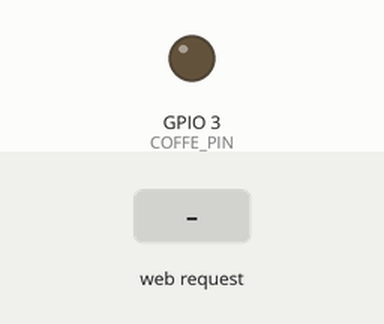
A sketch run on a simulated ESP8266 (NodeMCU). Shown: output pins drawn as LEDs (lit = HIGH). The inputs (shaded band) are chosen by the test bench. WiFi joins after 1.5 s; servers stay silent unless stated; uploads are accepted with an empty reply; what the sketch prints to the serial monitor is not drawn.

Above: at 5.4 s.
5.5 s: HTTP request GET /kaffe received
At 6.2 s:
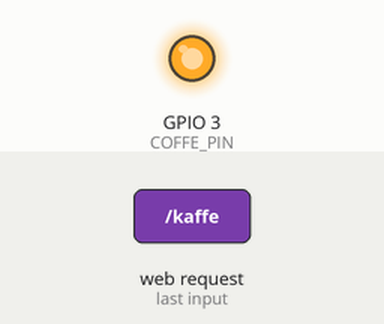
Timing chart, 0 to 8.5 s (numbered marks = the images above; inputs shaded):
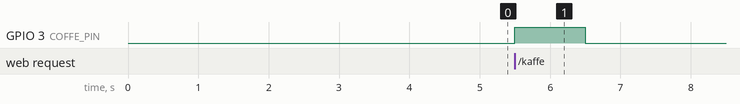

Measured:
- after the input at 5.5 s, GPIO 3 (COFFE_PIN): LOW → HIGH at once, → LOW 1.0 s later

The sketch:

SenseoServer.ino
```cpp
/*
 * Senseo Kaffe Server
 * @author reinckm
 */

#define PGMSTR(x) (__FlashStringHelper*)(x)

#include <ESP8266WiFi.h>
#include <WiFiClient.h>
#include <WiFiClientSecure.h>
#include <ESP8266WebServer.h>
#include "KaffeHtml.h"
#include "Credentials.h"

const char* host = "api.parse.com";
const char* fingerprint = "72 35 84 77 8B CE 18 57 79 D7 F2 69 CC B6 73 BF AA 31 D2 69";
const int httpsPort = 80;

// Arduino Interface
const int COFFE_PIN = 3; // High auf diesem Pin startet das Kaffeprogramm im Arduino

ESP8266WebServer server(80);

void handleRoot() {
  server.send_P(200, mime_html, index_html);
}

// COFFE_PIN für eine Sekunde auf High ziehen, so das der Arduino die Maschine steuern kann
void handleKaffe() {
  digitalWrite(COFFE_PIN, HIGH);
  delay(1000);
  digitalWrite(COFFE_PIN, LOW);
  server.send_P(200, mime_html, kaffee_html);
}

void setup() {
  pinMode(COFFE_PIN, OUTPUT);
  digitalWrite(COFFE_PIN, LOW);
  delay(1000);
  WiFi.mode(WIFI_STA);
  WiFi.begin(ssid, password);
  while ( WiFi.status() != WL_CONNECTED) {
    delay(1000);
  }

  updateIP();
  pinMode(COFFE_PIN, OUTPUT);
  digitalWrite(COFFE_PIN, LOW);

  server.on("/", handleRoot);
  server.on("/kaffe", handleKaffe);
  server.onNotFound(handleRoot);
  server.begin();
}

void updateIP() {
  Serial.begin(9600);
  Serial.println(WiFi.localIP());
  WiFiClientSecure client;
  if (!client.connect(host, httpsPort)) {
    Serial.println("connection failed");
    return;
  }

  /**
   * Verify existiert in meiner Version nicht.
   * TODO: Prüfen und Einkommentieren
  if (client.verify(fingerprint, host)) {
    Serial.println("certificate matches");
  } else {
    Serial.println("certificate doesn't match");
  }
  */

  String url = "/1/classes/Device";
  Serial.print("requesting URL: ");
  Serial.println(url);

  client.print(String("POST ") + url + " HTTP/1.1\r\n" +
               "Host: " + host + "\r\n" +
               "User-Agent: SenseoESP8266\r\n" +
               "X-Parse-Application-Id: " + parseAppId + "\r\n" +
               "X-Parse-REST-API-Key: " + parseApiKey + "\r\n" +
               "Content-Type: application/json\r\n"
               "Connection: close\r\n\r\n");
  client.print("{\"name\":\"Senseo\",\"ip\":\"\",\"primaryAction\":\"kaffe\"}");
  client.flush();

  Serial.println("request sent");
  while (client.connected()) {
    String line = client.readStringUntil('\n');
    if (line == "\r") {
      Serial.println("headers received");
      break;
    }
  }

  String line = client.readStringUntil('\n');
  Serial.println(line);
  client.stop();
  Serial.end();
}


void loop() {
  server.handleClient();
  digitalWrite(COFFE_PIN, LOW);
}
```

Credentials.h
```cpp
// WLAN credentials
const char *ssid = "mysecretplan";
const char *password = "n1xb3zQy";

// parse.com credentials
const String parseAppId = "RksZQiXkgmk3uDMep7m8bpAiFvP7P1475jOvRxXo";
const String parseApiKey = "qVJGtYl5rOqNshRt0RqLB0IOtmjcRgnJeTglpGJ0";
```

KaffeHtml.h
```cpp
const char mime_html[] PROGMEM = "text/html";
const char index_html[] PROGMEM = "<?xml version=\"1.0\" encoding=\"UTF-8\"?><!DOCTYPE html PUBLIC \"-//W3C//DTD XHTML 1.0 Strict//DE\" \"DTD/xhtml1-strict.dtd\"><html xmlns=\"http://www.w3.org/1999/xhtml\" xml:lang=\"de\" lang=\"de\"><head> <title>Marius Senseo</title><link rel=\"stylesheet\" href=\"http://mysecretplan.de/hackathon/bootstrap/css/bootstrap.min.css\"><link rel=\"stylesheet\" href=\"http://mysecretplan.de/esp/senseo.css\"><meta name=\"viewport\" content=\"width=1024\"></head> <body> <div class=\"container\"><div class=\"row\"><div class=\"col-md-6 col-md-offset-3 text-center\"><a href=\"kaffe\"><img width=\"400\" height=\"160\" src=\"http://mysecretplan.de/esp/senseo_f28b00.png\"/></a> <h2 id=\"s\"></h2></div></div></div></body></html>";
const char kaffee_html[] PROGMEM = "<?xml version=\"1.0\" encoding=\"UTF-8\"?><!DOCTYPE html PUBLIC \"-//W3C//DTD XHTML 1.0 Strict//DE\" \"DTD/xhtml1-strict.dtd\"><html xmlns=\"http://www.w3.org/1999/xhtml\" xml:lang=\"de\" lang=\"de\"><head> <title>Marius Senseo</title><link rel=\"stylesheet\" href=\"http://mysecretplan.de/hackathon/bootstrap/css/bootstrap.min.css\"><link rel=\"stylesheet\" href=\"http://mysecretplan.de/esp/senseo.css\"><script src=\"http://mysecretplan.de/esp/senseo.js\"></script><meta name=\"viewport\" content=\"width=1024\"></head> <body> <div class=\"container\"><div class=\"row\"><div class=\"col-md-6 col-md-offset-3 text-center\"><a href=\"kaffe\"><img width=\"400\" height=\"160\" src=\"http://mysecretplan.de/esp/senseo_f28b00.png\"/></a> <h2 id=\"s\"></h2></div></div></div></body></html>";
```
